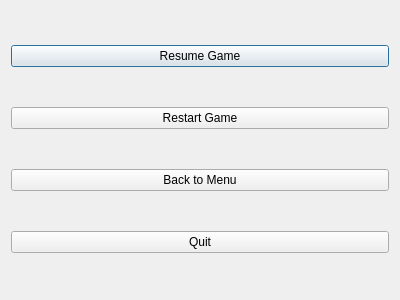
<?xml version="1.0" encoding="UTF-8"?>
<ui version="4.0">
 <class>PauseDialog</class>
 <widget class="QDialog" name="PauseDialog">
  <property name="geometry">
   <rect>
    <x>0</x>
    <y>0</y>
    <width>400</width>
    <height>300</height>
   </rect>
  </property>
  <property name="windowTitle">
   <string>Dialog</string>
  </property>
  <layout class="QVBoxLayout" name="verticalLayout">
   <item>
    <widget class="QPushButton" name="resumeButton">
     <property name="text">
      <string>Resume Game</string>
     </property>
    </widget>
   </item>
   <item>
    <widget class="QPushButton" name="restartButton">
     <property name="text">
      <string>Restart Game</string>
     </property>
    </widget>
   </item>
   <item>
    <widget class="QPushButton" name="menuButton">
     <property name="text">
      <string>Back to Menu</string>
     </property>
    </widget>
   </item>
   <item>
    <widget class="QPushButton" name="quitButton">
     <property name="text">
      <string>Quit</string>
     </property>
    </widget>
   </item>
  </layout>
 </widget>
 <resources/>
 <connections/>
</ui>
